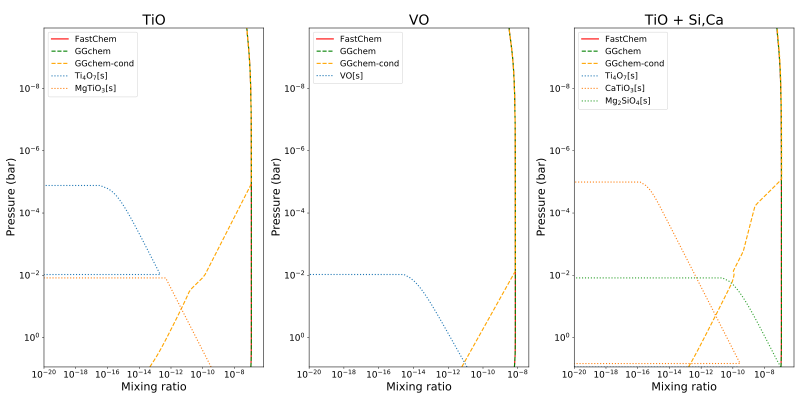
#> input picture scripts/_candidates/alrefaie2022_comparison/fig2.png, 1600 x 800 px (shown at 1/2 size)
$ python -i update_publications.py   (imports and definitions only)
#> lines starting #> are read from the running program, lines starting #| are printed output that depends on the picture
#!/usr/bin/env python3
"""
update_publications.py — keep the publication list of the exoaim.space website
(Hugo / HugoBlox) in sync with a SciX/ADS public library (or arXiv).

Lives in  website/scripts/  and works on  website/content/publication/ .

    export ADS_API_TOKEN=xxxxxxxx          # https://scixplorer.org/user/settings/token
    python3 scripts/update_publications.py               # add new papers + update existing ones
    python3 scripts/update_publications.py --dry-run     # only show what would change
    python3 scripts/update_publications.py --since 2025  # ignore older papers for *new* folders
    python3 scripts/update_publications.py --no-update   # don't touch existing folders
    python3 scripts/update_publications.py --fill-figures   # add images where missing
    python3 scripts/update_publications.py --clean-images   # tidy all featured images
    python3 scripts/update_publications.py --source arxiv   # no token: query arXiv instead

NEW papers -> content/publication/<firstauthor><year>_<keyword>/
    index.md          front matter in the site format (summary/tags/caption to review)
    cite.bib          BibTeX (ADS export when available)
    featured.png|jpg  proposed image (a figure of the arXiv HTML version, cleaned)
  alternative figures go to scripts/_candidates/<folder>/ (NOT published; git-ignored)
  -> to use one: copy it over content/publication/<folder>/featured.*

EXISTING papers (default, disable with --no-update): when the source has newer info,
  arXiv-only entries become journal entries (publication, doi, cite.bib) and an empty
  url_pdf is filled with the arXiv link. Title/authors/summary/tags/image are never
  touched. Every change is printed.

Folders you delete are not re-created (scripts/.autopub_seen.json); use
--forget <arxiv_id|bibcode> to allow one again.

Standard library only. Pillow (pip install pillow) is optional but recommended: it is
used to clean images (white background, trimmed margins, max 1600 px, landscape-ish
choice). SVG-only figures need `brew install librsvg` (or `pip install cairosvg`),
otherwise the next PNG/JPG figure is used.
"""
from __future__ import annotations

import argparse
import html
import json
import os
import re
import sys
import time
import unicodedata
import urllib.parse
import urllib.request
import xml.etree.ElementTree as ET
from html.parser import HTMLParser
from pathlib import Path

# --------------------------------------------------------------------------- config
LIBRARY_ID = "Bt4TNyP4RTOi1UoeyWElYg"          # scixplorer.org/public-libraries/<id>
ADS_API = "https://api.adsabs.harvard.edu/v1"
ARXIV_API = "https://export.arxiv.org/api/query"
ARXIV_AUTHOR_QUERY = "au:Changeat_Q"
ADMIN_SURNAME = "changeat"                      # rendered as `admin` in authors:
MAX_LISTED_AUTHORS = 6                          # beyond this: first 5 (+admin) + "et al."
N_CANDIDATE_FIGS = 3
MAX_IMAGE_SIZE = 1600                           # px, longest side of featured images
SCRIPT_DIR = Path(__file__).resolve().parent
SITE_DIR = SCRIPT_DIR.parent
SEEN_FILE = SCRIPT_DIR / ".autopub_seen.json"
CANDIDATE_DIR = SCRIPT_DIR / "_candidates"
USER_AGENT = "exoaim-publication-updater/1.0 (mailto:q.changeat@rug.nl)"

# arXiv-mode filter (the SciX library is assumed to be curated already):
ARXIV_MAX_AUTHORS = 8      # keep papers with at most this many authors ...
ARXIV_MAX_POSITION = 3     # ... or where Changeat is within the first N authors

ALLOWED_TAGS = [
    "JWST", "HST", "CHEOPS", "PLATO", "HWO", "Ariel",
    "Transit", "Eclipse", "Phase-curve", "Direct Imaging",
    "Gaseous Planets", "Rocky Planets", "Sub-Neptunes",
    "Data Reduction", "Modeling", "Atmospheric Retrievals", "Ideas",
]
TAG_RULES = {  # tag -> regexes searched in title+abstract (case-insensitive)
    "JWST": [r"\bJWST\b", r"James Webb"],
    "HST": [r"\bHST\b", r"Hubble"],
    "CHEOPS": [r"\bCHEOPS\b"],
    "PLATO": [r"\bPLATO\b"],
    "HWO": [r"\bHWO\b", r"Habitable Worlds Observatory"],
    "Ariel": [r"\bAriel\b"],
    "Transit": [r"\btransit", r"transmission spectr"],
    "Eclipse": [r"\beclipse", r"emission spectr", r"\bdayside"],
    "Phase-curve": [r"phase[- ]curve"],
    "Direct Imaging": [r"direct(ly)? imag", r"white dwarf", r"brown dwarf"],
    "Gaseous Planets": [r"hot[- ]Jupiter", r"\bJupiter", r"gas giant", r"Saturn", r"giant planet"],
    "Rocky Planets": [r"rocky", r"super[- ]Earth", r"terrestrial", r"lava", r"magma"],
    "Sub-Neptunes": [r"sub[- ]Neptune", r"mini[- ]Neptune"],
    "Data Reduction": [r"data reduction", r"pipeline", r"systematic", r"light[- ]curve fit"],
    "Modeling": [r"simulation", r"\bmodel(l)?ing\b", r"radiative transfer", r"dynamics", r"\bGCM\b"],
    "Atmospheric Retrievals": [r"retriev"],
}
JOURNALS = {  # ADS bibstem -> display name used on the site
    "ApJ": "ApJ", "ApJL": "ApJL", "ApJS": "ApJS", "AJ": "AJ", "A&A": "A&A",
    "MNRAS": "MNRAS", "RNAAS": "RNAAS", "RASTI": "RASTI", "ExA": "ExA",
    "Natur": "Nature", "NatAs": "Nature Astronomy", "PASJ": "PASJ", "PASP": "PASP",
    "PSJ": "PSJ", "Icar": "Icarus", "FaDi": "Faraday Discuss.",
}
STOPWORDS = set("""a an the of on in for and with from to via by at as is are its into
towards toward using new first ii iii iv i ii. jwst hst ariel exoplanet exoplanets
exoplanetary atmosphere atmospheres atmospheric planet planets spectrum spectra study
analysis observations""".split())


# --------------------------------------------------------------------------- utils
# [20 lines left out: function http_get, not called in this run]


def ascii_slug(s: str) -> str:
    s = unicodedata.normalize("NFKD", s).encode("ascii", "ignore").decode()
    return re.sub(r"[^a-z0-9]", "", s.lower())


# [12 lines left out: function clean_text, not called in this run]


def yaml_sq(s: str) -> str:
    return "'" + s.replace("'", "''") + "'"


# [4 lines left out: function first_sentence, not called in this run]


# --------------------------------------------------------------------------- paper model
class Paper(dict):
    """keys: title, authors[list 'First Last'], date(YYYY-MM-DD), year, doi, arxiv,
    publication, abstract, bibcode, bibtex"""


# [6 lines left out: function name_first_last, not called in this run]


def surname(full: str) -> str:
    return full.split()[-1] if full.split() else full


# --------------------------------------------------------------------------- sources
# [104 lines left out: functions fetch_ads, fetch_arxiv, load_profiles, scan_existing, not called in this run]


def paper_key(p: Paper) -> str:
    return p.get("arxiv") or p.get("bibcode") or p.get("doi")


# [8 lines left out: function find_folder, not called in this run]


# --------------------------------------------------------------------------- updates
def _is_preprint(pub: str) -> bool:
    return bool(re.search(r"arxiv|preprint|accepted|submitted|in press|^\s*$", pub, re.I))


# [71 lines left out: functions update_existing, site_authors, guess_tags, folder_name, not called in this run]


TEMPLATE = """---
title: "{title}"
authors:
{authors}
#author_notes:
#- "Equal contribution"
#- "Equal contribution"
date: "{date}T00:00:00Z"
doi: "{doi}"

# Schedule page publish date (NOT publication's date).
publishDate: "{date}T00:00:00Z"

# Publication type.
# Accepts a single type but formatted as a YAML list (for Hugo requirements).
# Enter a publication type from the CSL standard.
publication_types: ["article-journal"]

# Publication name and optional abbreviated publication name.
publication: "{publication}"
publication_short: ""

abstract: {abstract}

# Summary. An optional shortened abstract.
# AUTO-GENERATED (first sentence of the abstract) -- please rewrite.
summary: {summary}


### TAGS TO USE:
# JWST, HST, CHEOPS, PLATO, HWO, Ariel
# Transit, Eclipse, Phase-curve, Direct Imaging,
# Gaseous Planets, Rocky Planets, Sub-Neptunes,
# Data Reduction, Modeling, Atmospheric Retrievals, Ideas
# AUTO-GENERATED from keywords -- please check.
tags:
{tags}
featured: false

# links:
# - name: ""
#   url: ""
url_pdf: '{url_pdf}'
url_code: ''
url_dataset: ''
url_poster: ''
url_project: ''
url_slides: ''
url_source: ''
url_video: ''

# Featured image
# To use, add an image named `featured.jpg/png` to your page's folder.
image:
  caption: {caption}
  focal_point: "Center"
  placement: 2
  preview_only: false

# Associated Projects (optional).
#   Associate this publication with one or more of your projects.
#   Simply enter your project's folder or file name without extension.
#   E.g. `internal-project` references `content/project/internal-project/index.md`.
#   Otherwise, set `projects: []`.
projects: []

# Slides (optional).
#   Associate this publication with Markdown slides.
#   Simply enter your slide deck's filename without extension.
#   E.g. `slides: "example"` references `content/slides/example/index.md`.
#   Otherwise, set `slides: ""`.
slides: example
---
"""


# [9 lines left out: function render_index, not called in this run]


# --------------------------------------------------------------------------- figures
class _FigParser(HTMLParser):
    """Collect <figure class="ltx_figure"> blocks: their <img src> / <object data>
    (arXiv HTML uses both; vector figures come as SVG <object>s) and captions."""

    # [29 lines left out: functions __init__, handle_starttag, handle_endtag, not called in this run]

    def handle_data(self, data):
        if self._cap is not None:
            self._cap.append(data)


# [22 lines left out: function svg_to_png, not called in this run]


def _pil():
    try:
        from PIL import Image  # type: ignore
        return Image
    except ImportError:
        return None


# [9 lines left out: function image_size, not called in this run]


def clean_image(path: Path) -> Path:
    """White background, trimmed margins, longest side <= MAX_IMAGE_SIZE.
    No-op without Pillow. Returns the (possibly renamed) path."""
    Image = _pil()
    if not Image:
        return path
    from PIL import ImageChops  # type: ignore
    with Image.open(path) as im:
#> im is the input picture: PIL image 1600x800 RGB; mean R, G, B 249.8, 249.6, 248.8
        im.load()
        orig = im.copy()
    im, changed = orig, False
#> changed = False
    if im.mode in ("RGBA", "LA", "P", "PA") or "transparency" in im.info:
        im = im.convert("RGBA")
        bg = Image.new("RGBA", im.size, (255, 255, 255, 255))
        im = Image.alpha_composite(bg, im)
        changed = True
    if im.mode != "RGB":
        im = im.convert("RGB")
        changed = True
    # trim near-white margins, keep a small border
    diff = ImageChops.difference(im, Image.new("RGB", im.size, (255, 255, 255)))
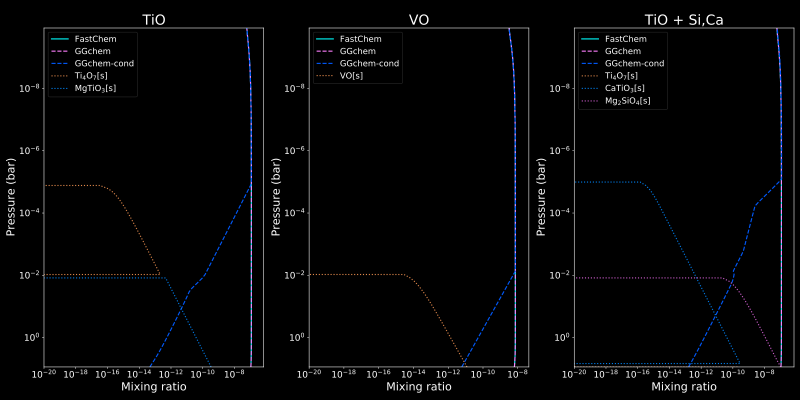
#> diff: PIL image 1600x800 RGB (shown at 1/2 size); mean R, G, B 5.2, 5.4, 6.2
    bbox = diff.convert("L").point(lambda v: 255 if v > 12 else 0).getbbox()
#> bbox = (12, 28, 1589, 786)
    if bbox:
        pad = max(8, int(0.02 * max(im.size)))
#> pad = 32
        bbox = (max(0, bbox[0] - pad), max(0, bbox[1] - pad),
                min(im.width, bbox[2] + pad), min(im.height, bbox[3] + pad))
#> bbox = (0, 0, 1600, 800)
        if (bbox[2] - bbox[0]) * (bbox[3] - bbox[1]) < 0.97 * im.width * im.height:
            im = im.crop(bbox)
            changed = True
    if max(im.size) > MAX_IMAGE_SIZE:
        im.thumbnail((MAX_IMAGE_SIZE, MAX_IMAGE_SIZE), Image.LANCZOS)
        changed = True
    if not changed:
        return path
    if path.suffix.lower() in (".jpg", ".jpeg"):
        im.save(path, quality=88, optimize=True)
        return path
    out = path.with_suffix(".png")
    im.save(out, optimize=True)
    if out != path:
        path.unlink()
    return out


# [233 lines left out: functions _aspect_score, fetch_figures, credit_for, fill_missing_figures, clean_all_images, main, not called in this run]


# [2 lines not run here, left out]

>>> result = clean_image('_candidates/alrefaie2022_comparison/fig2.png')

$ run again, on scripts/_candidates/alrefaie2024_freckll/fig3.png
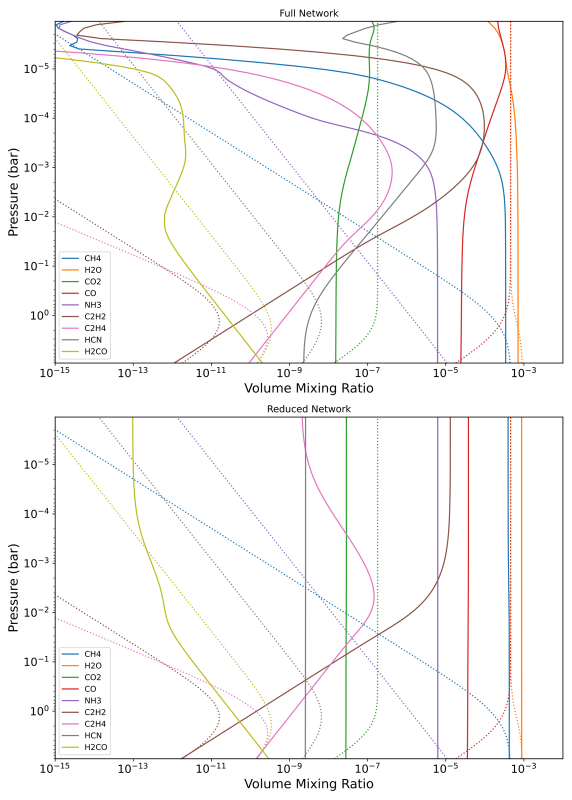
#> input picture scripts/_candidates/alrefaie2024_freckll/fig3.png, 1143 x 1600 px (shown at 1/2 size)
#> in clean_image, im is the input picture: PIL image 1143x1600 RGB; mean R, G, B 248.4, 247.5, 247.2
#> changed = False
#> in clean_image, `diff = ImageChops.difference(im, Image.new("RGB", im.size, (255, 255, ..`:
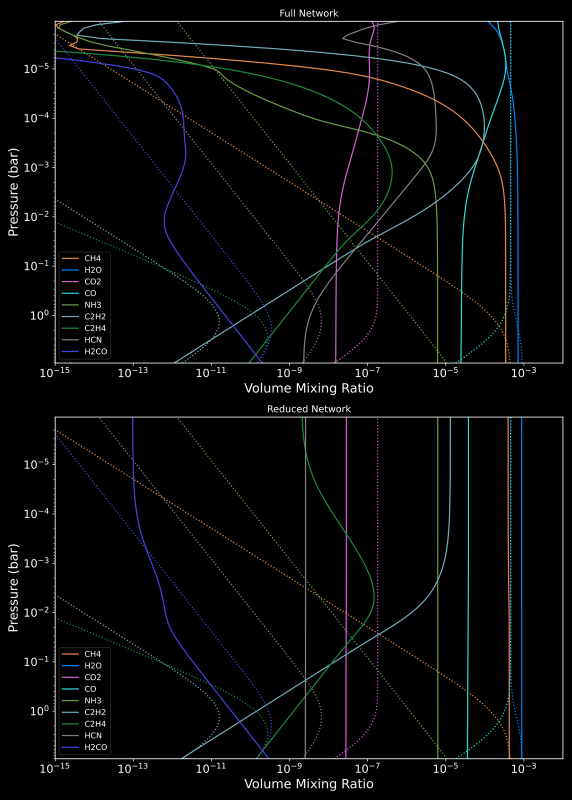
#> diff: PIL image 1143x1600 RGB (shown at 1/2 size); mean R, G, B 6.6, 7.5, 7.8
#> in clean_image, `bbox = diff.convert("L").point(lambda v: 255 if v > 12 else 0).getbbox()`: bbox = (15, 18, 1127, 1582)
#> in clean_image, `bbox = (max(0, bbox[0] - pad), max(0, bbox[1] - pad), min(im.width, bb..`: bbox = (0, 0, 1143, 1600)
